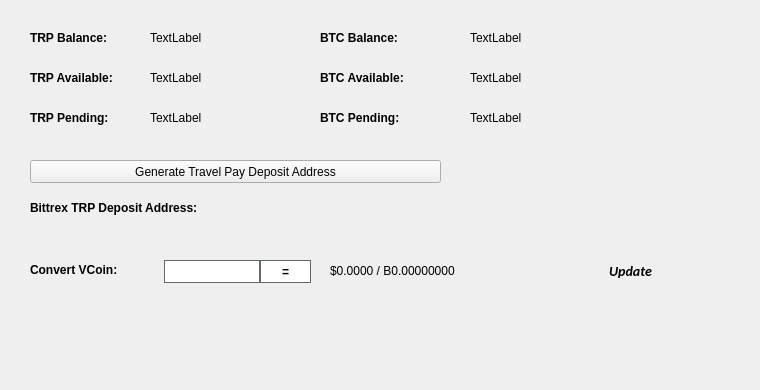
   <widget class="QWidget" name="BalanceTab">
    <attribute name="title">
     <string>Balance</string>
    </attribute>
    <widget class="QLabel" name="BitcoinBalanceLabel">
     <property name="geometry">
      <rect>
       <x>470</x>
       <y>30</y>
       <width>150</width>
       <height>16</height>
      </rect>
     </property>
     <property name="text">
      <string>TextLabel</string>
     </property>
    </widget>
    <widget class="QLabel" name="TRPBalanceLabel">
     <property name="geometry">
      <rect>
       <x>150</x>
       <y>30</y>
       <width>150</width>
       <height>16</height>
      </rect>
     </property>
     <property name="text">
      <string>TextLabel</string>
     </property>
    </widget>
    <widget class="QLabel" name="label_11">
     <property name="geometry">
      <rect>
       <x>30</x>
       <y>30</y>
       <width>101</width>
       <height>16</height>
      </rect>
     </property>
     <property name="font">
      <font>
       <weight>75</weight>
       <bold>true</bold>
      </font>
     </property>
     <property name="text">
      <string>TRP Balance:</string>
     </property>
    </widget>
    <widget class="QLabel" name="label_12">
     <property name="geometry">
      <rect>
       <x>320</x>
       <y>30</y>
       <width>101</width>
       <height>16</height>
      </rect>
     </property>
     <property name="font">
      <font>
       <weight>75</weight>
       <bold>true</bold>
      </font>
     </property>
     <property name="text">
      <string>BTC Balance:</string>
     </property>
    </widget>
    <widget class="QLabel" name="TRPAvailableLabel_2">
     <property name="geometry">
      <rect>
       <x>150</x>
       <y>70</y>
       <width>150</width>
       <height>16</height>
      </rect>
     </property>
     <property name="text">
      <string>TextLabel</string>
     </property>
    </widget>
    <widget class="QLabel" name="label_13">
     <property name="geometry">
      <rect>
       <x>30</x>
       <y>70</y>
       <width>111</width>
       <height>16</height>
      </rect>
     </property>
     <property name="font">
      <font>
       <weight>75</weight>
       <bold>true</bold>
      </font>
     </property>
     <property name="text">
      <string>TRP Available:</string>
     </property>
    </widget>
    <widget class="QLabel" name="label_14">
     <property name="geometry">
      <rect>
       <x>30</x>
       <y>110</y>
       <width>101</width>
       <height>16</height>
      </rect>
     </property>
     <property name="font">
      <font>
       <weight>75</weight>
       <bold>true</bold>
      </font>
     </property>
     <property name="text">
      <string>TRP Pending:</string>
     </property>
    </widget>
    <widget class="QLabel" name="TRPPendingLabel">
     <property name="geometry">
      <rect>
       <x>150</x>
       <y>110</y>
       <width>150</width>
       <height>16</height>
      </rect>
     </property>
     <property name="text">
      <string>TextLabel</string>
     </property>
    </widget>
    <widget class="QLabel" name="label_15">
     <property name="geometry">
      <rect>
       <x>320</x>
       <y>70</y>
       <width>111</width>
       <height>16</height>
      </rect>
     </property>
     <property name="font">
      <font>
       <weight>75</weight>
       <bold>true</bold>
      </font>
     </property>
     <property name="text">
      <string>BTC Available:</string>
     </property>
    </widget>
    <widget class="QLabel" name="BitcoinAvailableLabel">
     <property name="geometry">
      <rect>
       <x>470</x>
       <y>70</y>
       <width>150</width>
       <height>16</height>
      </rect>
     </property>
     <property name="text">
      <string>TextLabel</string>
     </property>
    </widget>
    <widget class="QLabel" name="label_31">
     <property name="geometry">
      <rect>
       <x>320</x>
       <y>110</y>
       <width>111</width>
       <height>16</height>
      </rect>
     </property>
     <property name="font">
      <font>
       <weight>75</weight>
       <bold>true</bold>
      </font>
     </property>
     <property name="text">
      <string>BTC Pending:</string>
     </property>
    </widget>
    <widget class="QLabel" name="BitcoinPendingLabel">
     <property name="geometry">
      <rect>
       <x>470</x>
       <y>110</y>
       <width>150</width>
       <height>16</height>
      </rect>
     </property>
     <property name="text">
      <string>TextLabel</string>
     </property>
    </widget>
    <widget class="QLabel" name="label_33">
     <property name="geometry">
      <rect>
       <x>30</x>
       <y>200</y>
       <width>221</width>
       <height>16</height>
      </rect>
     </property>
     <property name="font">
      <font>
       <weight>75</weight>
       <bold>true</bold>
      </font>
     </property>
     <property name="text">
      <string>Bittrex TRP Deposit Address:</string>
     </property>
    </widget>
    <widget class="QPushButton" name="GenDepositBTN">
     <property name="geometry">
      <rect>
       <x>30</x>
       <y>160</y>
       <width>411</width>
       <height>23</height>
      </rect>
     </property>
     <property name="text">
      <string>Generate Travel Pay Deposit Address</string>
     </property>
     <property name="icon">
      <iconset resource="../travelpay.qrc">
       <normaloff>:/icons/bitcoin</normaloff>:/icons/bitcoin</iconset>
     </property>
    </widget>
    <widget class="QLabel" name="DepositAddressLabel">
     <property name="geometry">
      <rect>
       <x>200</x>
       <y>200</y>
       <width>261</width>
       <height>16</height>
      </rect>
     </property>
     <property name="palette">
      <palette>
       <active>
        <colorrole role="WindowText">
         <brush brushstyle="SolidPattern">
          <color alpha="255">
           <red>0</red>
           <green>0</green>
           <blue>0</blue>
          </color>
         </brush>
        </colorrole>
        <colorrole role="Text">
         <brush brushstyle="SolidPattern">
          <color alpha="255">
           <red>0</red>
           <green>0</green>
           <blue>255</blue>
          </color>
         </brush>
        </colorrole>
       </active>
       <inactive>
        <colorrole role="WindowText">
         <brush brushstyle="SolidPattern">
          <color alpha="255">
           <red>0</red>
           <green>0</green>
           <blue>0</blue>
          </color>
         </brush>
        </colorrole>
        <colorrole role="Text">
         <brush brushstyle="SolidPattern">
          <color alpha="255">
           <red>0</red>
           <green>0</green>
           <blue>255</blue>
          </color>
         </brush>
        </colorrole>
       </inactive>
       <disabled>
        <colorrole role="WindowText">
         <brush brushstyle="SolidPattern">
          <color alpha="255">
           <red>120</red>
           <green>120</green>
           <blue>120</blue>
          </color>
         </brush>
        </colorrole>
        <colorrole role="Text">
         <brush brushstyle="SolidPattern">
          <color alpha="255">
           <red>120</red>
           <green>120</green>
           <blue>120</blue>
          </color>
         </brush>
        </colorrole>
       </disabled>
      </palette>
     </property>
     <property name="font">
      <font>
       <weight>75</weight>
       <bold>true</bold>
      </font>
     </property>
     <property name="text">
      <string/>
     </property>
     <property name="alignment">
      <set>Qt::AlignRight|Qt::AlignTrailing|Qt::AlignVCenter</set>
     </property>
     <property name="textInteractionFlags">
      <set>Qt::LinksAccessibleByMouse|Qt::TextSelectableByKeyboard|Qt::TextSelectableByMouse</set>
     </property>
    </widget>
    <widget class="QLabel" name="label_8">
     <property name="geometry">
      <rect>
       <x>460</x>
       <y>300</y>
       <width>281</width>
       <height>81</height>
      </rect>
     </property>
     <property name="text">
      <string/>
     </property>
     <property name="pixmap">
      <pixmap>:/images/bittrex</pixmap>
     </property>
    </widget>
    <widget class="QWidget" name="widgetConversion" native="true">
     <property name="geometry">
      <rect>
       <x>0</x>
       <y>250</y>
       <width>751</width>
       <height>43</height>
      </rect>
     </property>
     <property name="minimumSize">
      <size>
       <width>0</width>
       <height>43</height>
      </size>
     </property>
     <property name="styleSheet">
      <string notr="true"/>
     </property>
     <widget class="QPushButton" name="btnUpdateMarketData">
      <property name="geometry">
       <rect>
        <x>575</x>
        <y>0</y>
        <width>111</width>
        <height>41</height>
       </rect>
      </property>
      <property name="sizePolicy">
       <sizepolicy hsizetype="Expanding" vsizetype="Expanding">
        <horstretch>0</horstretch>
        <verstretch>0</verstretch>
       </sizepolicy>
      </property>
      <property name="font">
       <font>
        <family>calibri</family>
        <pointsize>-1</pointsize>
        <weight>75</weight>
        <italic>true</italic>
        <bold>true</bold>
       </font>
      </property>
      <property name="styleSheet">
       <string notr="true">margin:0px;text-align:center;padding:2px;border-radius:3px;font-style:italic;width:100px;font-size:14px;font-family:calibri;font-weight:600;</string>
      </property>
      <property name="text">
       <string>Update</string>
      </property>
      <property name="iconSize">
       <size>
        <width>150</width>
        <height>35</height>
       </size>
      </property>
      <property name="autoDefault">
       <bool>true</bool>
      </property>
      <property name="default">
       <bool>true</bool>
      </property>
     </widget>
     <widget class="QLabel" name="lblConvertVCoin">
      <property name="geometry">
       <rect>
        <x>30</x>
        <y>10</y>
        <width>131</width>
        <height>20</height>
       </rect>
      </property>
      <property name="styleSheet">
       <string notr="true"/>
      </property>
      <property name="text">
       <string>&lt;html&gt;&lt;head/&gt;&lt;body&gt;&lt;p&gt;&lt;span style=&quot; font-weight:600;&quot;&gt;Convert VCoin:&lt;/span&gt;&lt;/p&gt;&lt;/body&gt;&lt;/html&gt;</string>
      </property>
     </widget>
     <widget class="QLineEdit" name="txtConvertVCoinQty">
      <property name="geometry">
       <rect>
        <x>160</x>
        <y>10</y>
        <width>100</width>
        <height>23</height>
       </rect>
      </property>
      <property name="minimumSize">
       <size>
        <width>100</width>
        <height>23</height>
       </size>
      </property>
      <property name="maximumSize">
       <size>
        <width>100</width>
        <height>16777215</height>
       </size>
      </property>
      <property name="styleSheet">
       <string notr="true">border: 1px solid #61696c;margin-left:4px;</string>
      </property>
     </widget>
     <widget class="QPushButton" name="btnConvertTravel Pay">
      <property name="geometry">
       <rect>
        <x>260</x>
        <y>10</y>
        <width>51</width>
        <height>23</height>
       </rect>
      </property>
      <property name="minimumSize">
       <size>
        <width>0</width>
        <height>23</height>
       </size>
      </property>
      <property name="styleSheet">
       <string notr="true">border:1px solid #61696c;background:white;font-weight:600;</string>
      </property>
      <property name="text">
       <string>=</string>
      </property>
     </widget>
     <widget class="QLabel" name="lblConvertVCoinResults">
      <property name="geometry">
       <rect>
        <x>330</x>
        <y>0</y>
        <width>201</width>
        <height>41</height>
       </rect>
      </property>
      <property name="styleSheet">
       <string notr="true"/>
      </property>
      <property name="text">
       <string>$0.0000 / B0.00000000</string>
      </property>
     </widget>
     <widget class="QLabel" name="iconOverviewUpdateWait">
      <property name="geometry">
       <rect>
        <x>670</x>
        <y>10</y>
        <width>24</width>
        <height>24</height>
       </rect>
      </property>
      <property name="text">
       <string/>
      </property>
      <property name="pixmap">
       <pixmap resource="../travelpay.qrc">:/icons/transaction_1</pixmap>
      </property>
      <property name="scaledContents">
       <bool>true</bool>
      </property>
      <property name="alignment">
       <set>Qt::AlignCenter</set>
      </property>
     </widget>
    </widget>
   </widget>
